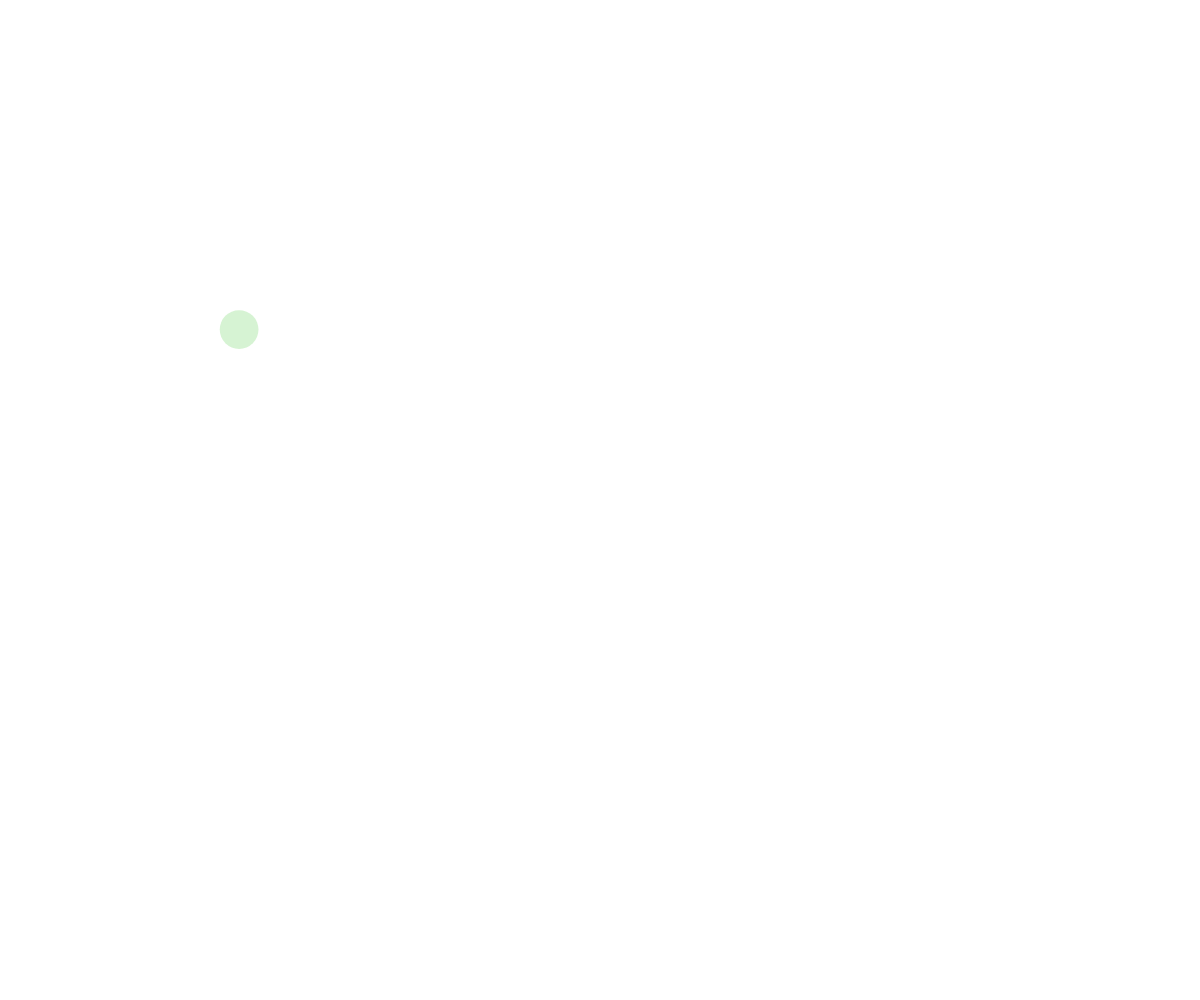
Frame 1 (no input)
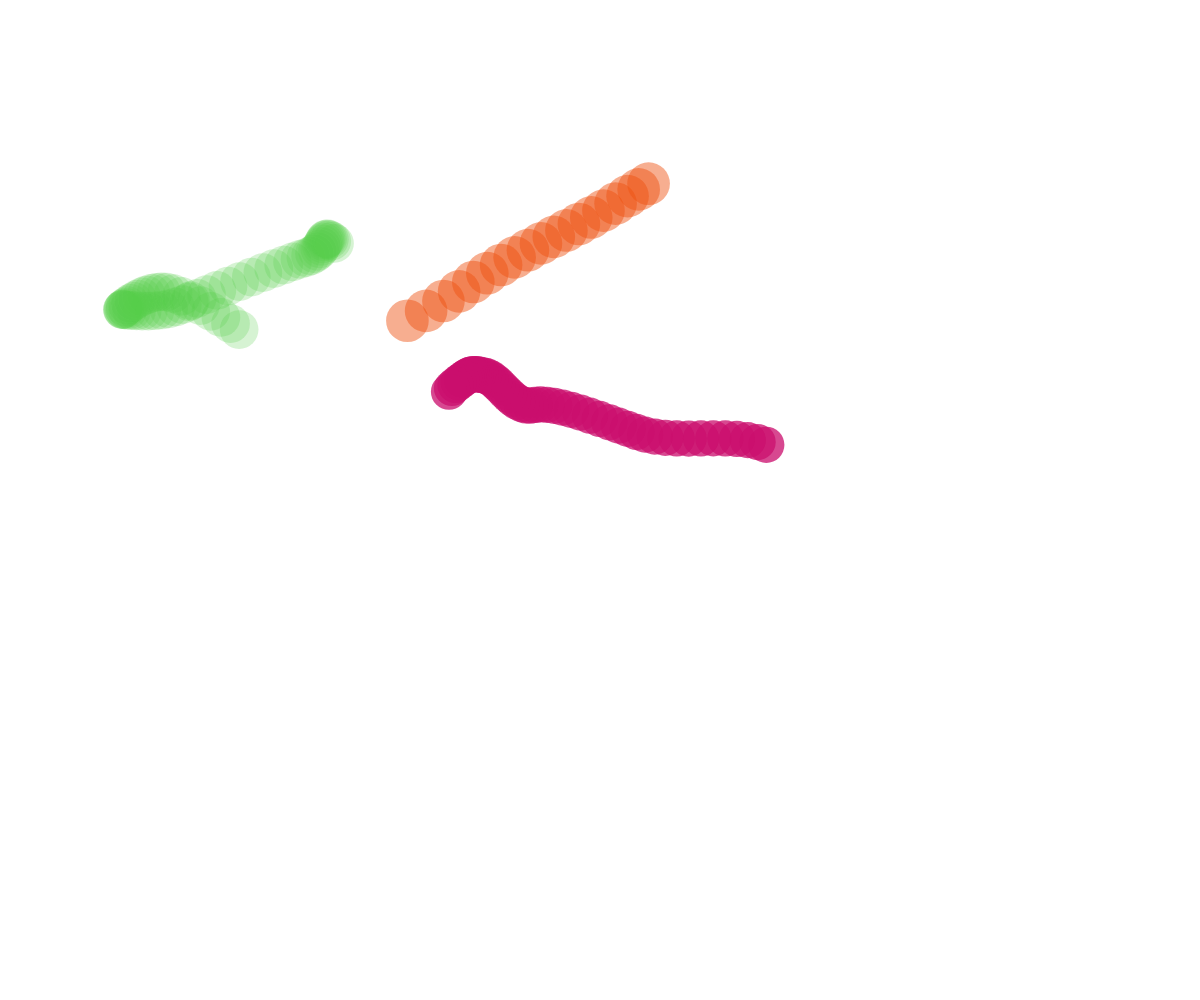
Frame 60 (no input)
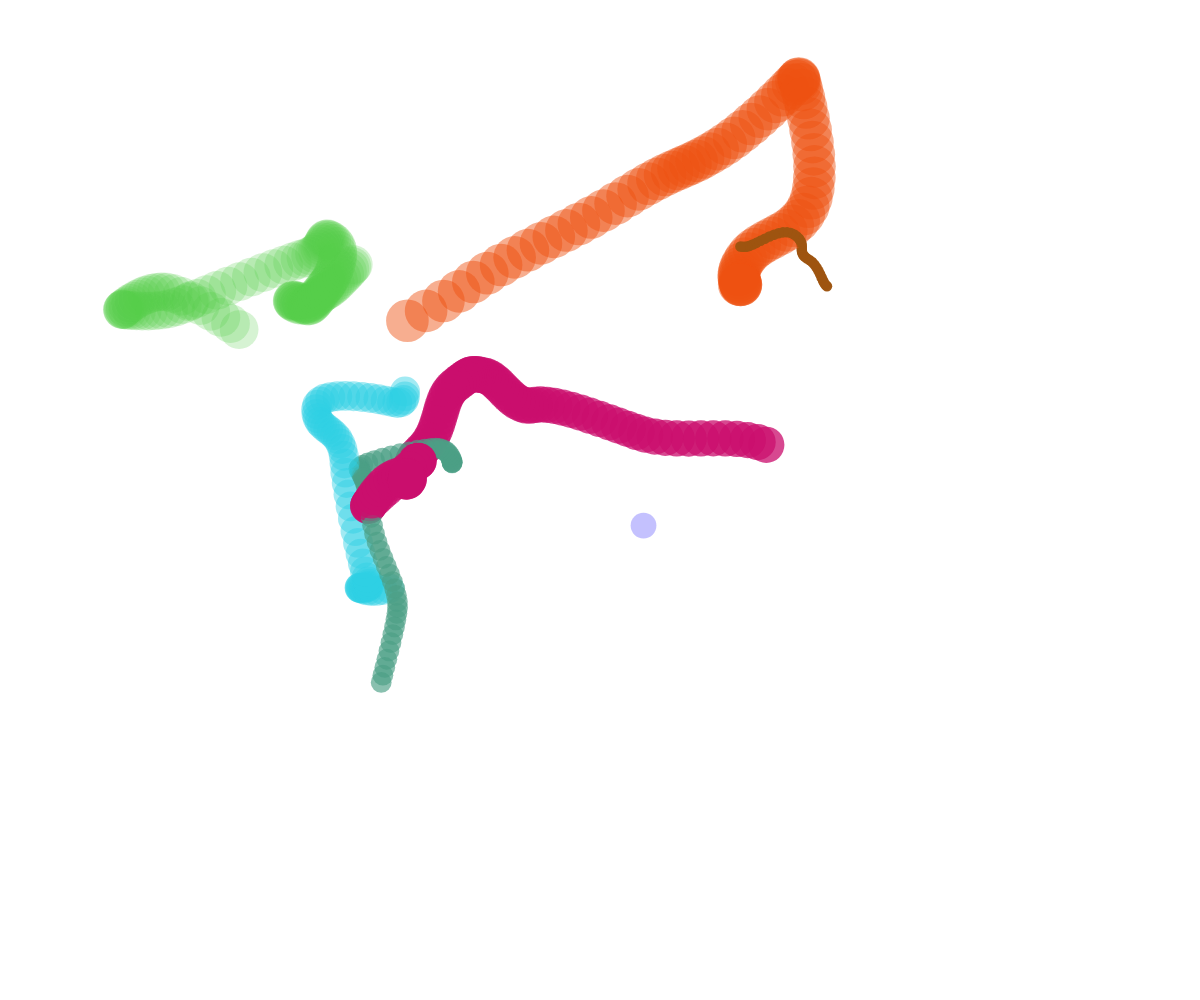
Frame 120 (the mouse pressed at the canvas centre since frame 60)

The p5.js sketch that drew these frames (run headless with seeded random() and noise() and a simulated clock; from frame 60 on, the mouse is pressed at the canvas centre):

// p5.js sketch
// ── sketch.js
// Perlin Demo with Bubbles

let theBubbles = [];

function setup() {
  createCanvas(windowWidth, windowHeight);
  spawnBubble();
  noStroke();
  window.setInterval(spawnBubble, 500);
}

function mousePressed() {
  spawnBubble();
}

function draw() {
  // background(255);

  // Javascript conceinience for loop
  for (let bubble of theBubbles) {
    // move
    bubble.x = noise(bubble.time) * width;
    bubble.y = noise(bubble.time + 300) * height;


    // display
    fill(bubble.color);
    circle(bubble.x, bubble.y, bubble.size);

    // update time
    bubble.time += 0.01;
  }
}

function spawnBubble() {
  let bubble = {
    x: random(width),
    y: random(height),
    size: random(5, 50),
    color: color(random(255), random(255), random(255), random(255)),
    time: random(1000),
  };
  theBubbles.push(bubble);
}
